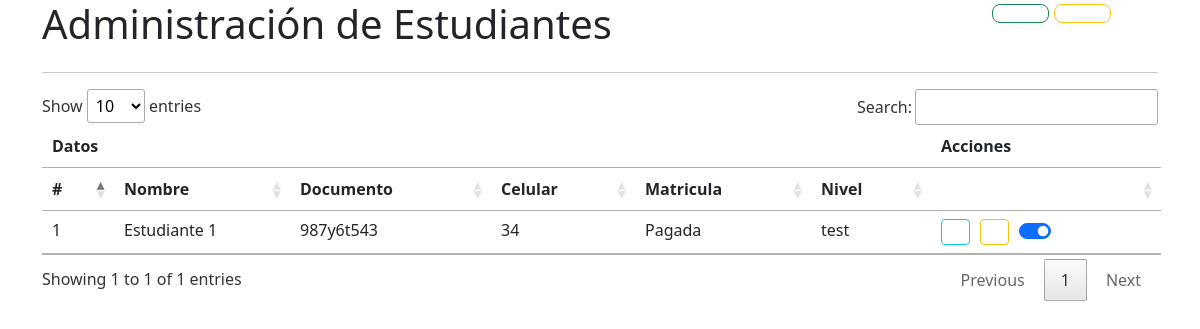
Before: /Administracion/Estudiantes/ with the older database file.
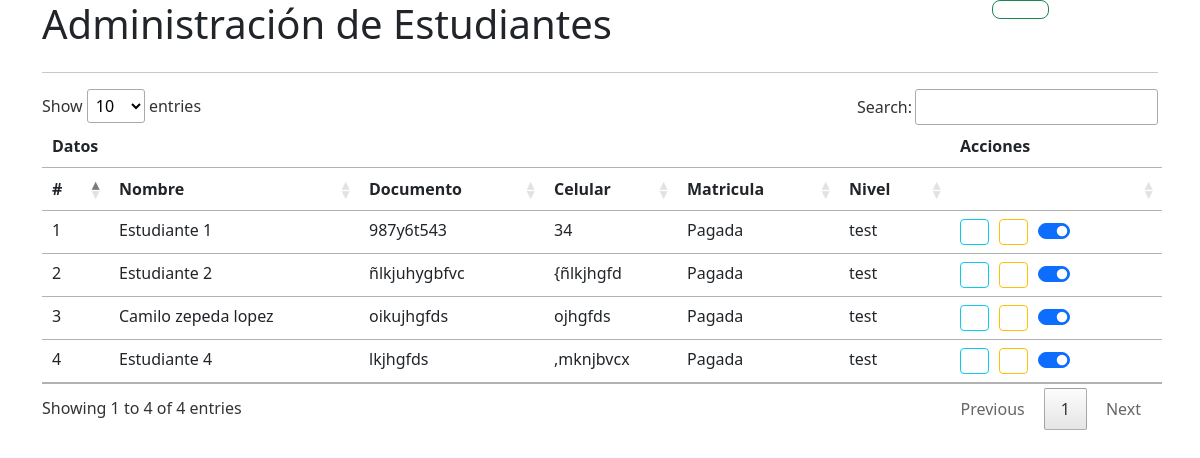
After: the same page with the newer database file.
### Estudiantes_Profesores/models.py (models this page shows, shortened)
class Registro(models.Model):
    estudiante = models.OneToOneField(Estudiante, on_delete=models.CASCADE)
    pagado = models.BooleanField(default=False)
    inicioClase = models.DateField()
    finClase = models.DateField()
    horaClase = models.TimeField()
    diaClase = MultiSelectField(max_length=10, choices=DIAS_SEMANA)
    class Meta:
        db_table = "registros"
    @property
    def get_estado_matricula(self):
        if self.pagado:
            return "Pagada"
        else:
            return "Pendiente"
    @property
    def get_estudiante(self):
        estudiante = self.estudiante.nombre_completo.capitalize()
        return estudiante
    @property
    def get_estudiante_documento(self):
        return self.estudiante.documento
    @property
    def get_estudiante_celular(self):
        return self.estudiante.celular
    @property
    def get_estudiante_nivel(self):
        return self.estudiante.nivel.nivel

class Estudiante(models.Model):
    nombre_completo = models.CharField("nombre completo", max_length=150, null=False, blank=False)
    fecha_nacimiento = models.DateField("fecha de nacimiento", null=False, blank=False)
    documento = models.CharField("numero de documento", max_length = 18, null=False, blank=False, unique=True)
    celular = models.CharField("numero de celular", max_length = 10, null=False, blank=False)
    telefono = models.CharField("numero de telefono", max_length = 10)
    email = models.EmailField("correo electronico",null=False, blank=False, unique=True)
    direccion = models.CharField("direccion de residencia", max_length = 500,null=False, blank=False,)
    barrio = models.CharField("barrio de resdencia", max_length = 500, null=False, blank=False)
    ciudad = models.CharField("ciudad de residencia",max_length = 150, null=False, blank=False)
    seguro_medico = models.BooleanField("tiene seguro medico", null=False, blank=False)
    documento_identidad =  models.BooleanField("tiene documento de identidad", null=False, blank=False)
    nombre_completo_acudiente = models.CharField("nombre completo del acudiente", max_length=150, null=False, blank=False)
    cedula_acudiente = models.CharField("numero de cedula acudiente", max_length = 18, null=False, blank=False, unique=True)
    lugar_expedicion_acudiente = models.CharField("lugar de expedicion de la cedula del acudiente", max_length = 500, null=False, blank=False)
    celular_acudiente = models.CharField("numero de celular acudiente ", max_length = 10)
    email_acudiente = models.EmailField("correo electronico acudiente",null=False, blank=False, unique=True)
    nombre_contactoE = models.CharField("nombre del contacto de emergencia", max_length = 10)
    telefono_contactoE = models.CharField("telefono del contacto de emergencia",null=False, blank=False, max_length = 10)
    relacion_contactoE = models.CharField("relacion con el alumno",null=False, blank=False,  max_length = 100)
    nivel = models.ForeignKey(Nivel, db_column="nivel_id", on_delete=models.SET_NULL, verbose_name="nivel del estudiante", null=True)
    estado = models.BooleanField(default=True)
    class Meta:
        db_table = "estudiantes"

class Nivel(models.Model):
    nivel = models.CharField(max_length = 150, unique=True, null=False, blank=False)
    color_fondo = models.CharField("color de fondo", null=False, blank=False,max_length = 30)
    color_letra = models.CharField("color de texto", default="rgb(0,0,0)", null=False, blank=False,max_length = 30)
    class Meta:
        db_table = "niveles"

### Estudiantes_Profesores/views.py (the view)
# urls.py: path("Estudiantes/", Estudiantes.as_view(), name="estudiantes"),
class Estudiantes(ListView):
    template_name = "estudiantes.html"
    context_object_name= "estudiantes"
    model = Registro
    def get_context_data(self, **kwargs):
        ctx =  super().get_context_data(**kwargs)
        estudiantes = Estudiante.objects.all().count()
        registrosEstudiantes = self.model.objects.all().count()
        if estudiantes != registrosEstudiantes:
            ctx["nuevosEstudiantes"]=True
        else:
             ctx["nuevosEstudiantes"]=False
        return ctx

### Estudiantes_Profesores/Templates/estudiantes.html (shortened to what this page needs)
{% extends 'base.html' %}
{% block contenido %}
    <div class="container">
       <div class="row">
        <div class="col-md-10">
            <h1>Administración de Estudiantes</h1>
        </div>
        <div class="col-md-2">
           <a href="{% url 'registrarEstudiante' %}" class="btn btn-outline-success btn-lg" > <i class="fa-solid fa-person-circle-plus fa-xl"></i></a>
          {% if nuevosEstudiantes %}
          <a href="{% url 'buscarNuevosEstudiantes' %}" class="btn btn-outline-warning btn-lg" >  <i class="fa-solid fa-clock fa-xl"></i></a>
          {% endif %}
        </div>
       </div>
        <hr>
        <table id="EstudiantesTable" class="table">
            <thead>
                <tr>
                    <th colspan="6">Datos</th>
                    <th colspan="1">Acciones</th>
                </tr>
               <tr>
                    <th>#</th>
                    <th>Nombre</th>
                    <th>Documento</th>
                    <th>Celular</th>
                    <th>Matricula</th>
                    <th>Nivel</th>
                    <th></th>
               </tr>
            </thead>
            <tbody>
                {% for estudiante in estudiantes %}
                    <tr>
                        <td>{{forloop.counter}}</td>
                        <td>{{estudiante.get_estudiante}}</td>
                        <td>{{estudiante.get_estudiante_documento}}</td>
                        <td>{{estudiante.get_estudiante_celular}}</td>
                        <td>{{estudiante.get_estado_matricula}}</td>
                        <td>{{estudiante.get_estudiante_nivel}}</td>
                        <td>
                            <div style="display:inline-flex; ">
                                <a href="{% url 'verInfoEstudiante' estudiante.estudiante.pk %}" style="margin-right:10px" class="btn btn-outline-info btn-sm"><i class="fa-solid fa-eye"></i></a>
                                <a href="{% url 'modificarEstudiante' estudiante.estudiante.pk %}"style="margin-right:10px"  class="btn btn-outline-warning btn-sm"><i class="fa-solid fa-pencil"></i></a>
                                <div style="margin-right:10px" class="form-check form-switch">
                                    <input class="form-check-input" type="checkbox" role="switch" {% if estudiante.estudiante.estado  %}
                                    checked
                                    {% endif %} onclick="cambiar_estado_estudiante('{%url 'cambiarEstadoEstudiante'%}', '{{estudiante.estudiante.pk}}')">
                                </div>
                            </div>
                        </td>
                    </tr>
                {% endfor %}
            </tbody>
        </table>
    </div>
{% endblock contenido %}

Changed rows visible on the page:
added Registro: get_estudiante "Estudiante 2", get_estudiante_documento "ñlkjuhygbfvc", get_estudiante_celular "{ñlkjhgfd", get_estado_matricula "Pagada", get_estudiante_nivel "test", estudiante_id "☑"
added Registro: get_estudiante "Camilo zepeda lopez", get_estudiante_documento "oikujhgfds", get_estudiante_celular "ojhgfds", get_estado_matricula "Pagada", get_estudiante_nivel "test", estudiante_id "☑"
added Registro: get_estudiante "Estudiante 4", get_estudiante_documento "lkjhgfds", get_estudiante_celular ",mknjbvcx", get_estado_matricula "Pagada", get_estudiante_nivel "test", estudiante_id "☑"
Other visible differences:
text written by a page script: "Show entries Search: Showing 1 to 1 of 1 entries Previous 1 Next" → "Show entries Search: Showing 1 to 4 of 4 entries Previous 1 Next"
